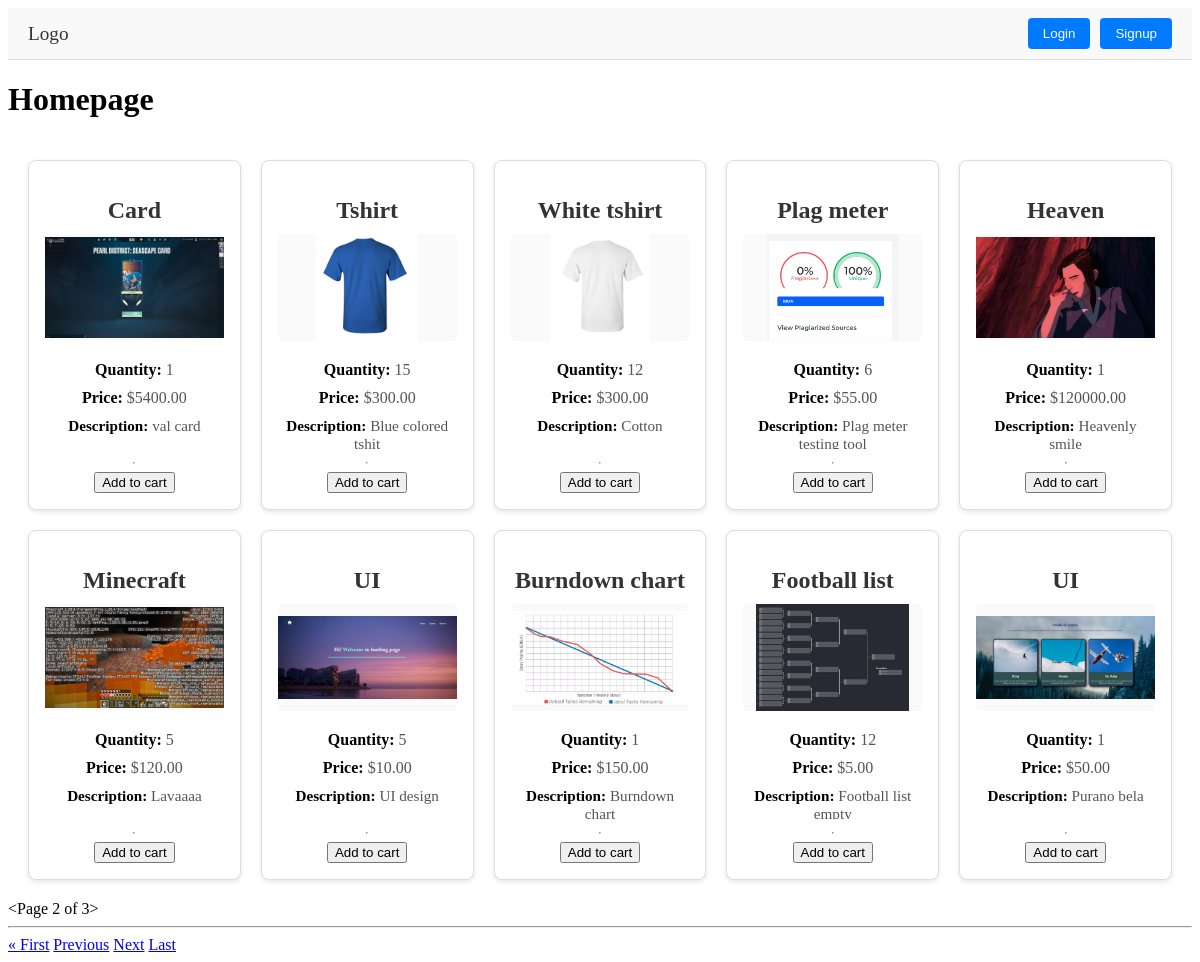
Screenshot of /?page=2 with the database file from the repository.
### base/models.py (models this page shows, shortened)
class ProductList(models.Model):
    name = models.CharField(max_length=20)
    image = models.ImageField(blank=True, null=True, upload_to='images/')
    description = models.CharField(max_length=100)
    quantity = models.IntegerField(null=True)
    price = models.DecimalField(max_digits=10, decimal_places=2)
    created_at = models.DateTimeField(auto_now_add=True)
    updated_at = models.DateTimeField(auto_now=True)

### base/views.py (the view)
# urls.py: path('', views.home, name='home'),
def home(request):
    products = ProductList.objects.all()
    p = Paginator(ProductList.objects.all(), 10)
    current_page_number = request.GET.get('page')
    page_obj = p.get_page(current_page_number) #fetches products for current_page_number so number 11-20 products
    context={'page_obj':page_obj}
    return render(request,'base/home.html', context)

### base/templates/base/home.html
{% extends 'main.html' %}
{% load static %}
{% block content %}
<link rel="stylesheet" type="text/css" href="static/css/home.css">
<h1>Homepage</h1>
{% if page_obj %}
    <div class="product-list">
        {% for x in page_obj %}
            <div class="product-item">
                <h2>{{ x.name }}</h2>
                <div class="product-image">
                    {% if x.image %}
                        <img src="{{ x.image.url }}" alt="{{ x.name }}">
                    {% endif %}
                </div>
                <p><strong>Quantity:</strong> {{ x.quantity }}</p>
                <p><strong>Price:</strong> ${{ x.price }}</p>
                <p class="product-description"><strong>Description:</strong> {{ x.description }}</p>
                <hr>
                <div class="bttns">
                    <a href="{% url 'add_to_cart' x.id %}"><input type="submit" value="Add to cart"></a>
                </div>
            </div>
        {% endfor %}
    </div>
    {{page_obj}}
    <hr>
    {% if page_obj.has_previous %}
        <a href="?page=1">&laquo; First</a>
        <a href="?page={{ page_obj.previous_page_number }}">Previous</a>
    {% endif %}
    {% if page_obj.has_next %}
        <a href="?page={{ page_obj.next_page_number }}">Next</a>
        <a href="?page={{ page_obj.paginator.num_pages  }}">Last</a>
    {% endif %}
{% endif %}
{% endblock %}

### templates/main.html (shortened to what this page needs)
<!DOCTYPE html>
<html lang="en">
<head>
</head>
<body>
    {% include 'nav.html' %}
    {% block content %}
    {% endblock %}
</body>
</html>

### templates/nav.html
<link rel="stylesheet" type="text/css" href="/static/css/nav.css">
<div class="nav">
    <a href="/">Logo</a>
    {% if user.is_authenticated %}
    <div class="btns0">
        <a href="{% url 'view_cart' %}"><input type="submit" value="View cart"></a>
        <a href="{% url 'logout' %}"><input type="submit" value="Logout"></a>
    </div>
    {% else %}
    <div class="btns">
        <a href="{% url 'login' %}"><input type="submit" value="Login"></a>
        <a href="{% url 'signup' %}"><input type="submit" value="Signup"></a>
    </div>
    {% endif %}
</div>

### static/css/nav.css (style rules this page uses)
.nav { display: flex; justify-content: space-between; align-items: center; padding: 10px 20px; background-color: #f9f9f9; border-bottom: 1px solid #ddd; }
.nav a { text-decoration: none; color: #333; font-size: 1.2em; }
.btns, .btns0 { display: flex; gap: 10px; }
.btns input, .btns0 input { padding: 8px 15px; border: none; border-radius: 4px; background-color: #007bff; color: white; cursor: pointer; transition: background-color 0.3s; }

### static/css/home.css (style rules this page uses)
.product-list { display: grid; grid-template-columns: repeat(5, 1fr); gap: 20px; padding: 20px; max-width: 1300px; margin: 0 auto; }
.product-item { border: 1px solid #ddd; border-radius: 8px; padding: 16px; background-color: #fff; box-shadow: 0 2px 5px rgba(0, 0, 0, 0.1); display: flex; flex-direction: column; align-items: center; transition: transform 0.2s, box-shadow 0.2s; height: 350px; box-sizing: border-box; }
.product-item h2 { font-size: 1.5em; margin-bottom: 10px; text-align: center; color: #333; }
.product-image { width: 100%; height: 200px; display: flex; align-items: center; justify-content: center; margin-bottom: 15px; overflow: hidden; background-color: #fafafa; border-radius: 4px; }
.product-image img { max-width: 100%; max-height: 100%; object-fit: contain; }
.product-item p { margin: 5px 0; color: #555; text-align: center; }
.product-item p strong { color: #000; }
.product-description { margin-top: 10px; color: #666; font-size: 0.95em; text-align: center; height: 60px; overflow: hidden; text-overflow: ellipsis; }

### rows the page displays
ProductList: name "Card", image (picture), quantity "1", price "5400.00", description "val card"
ProductList: name "Tshirt", image (picture), quantity "15", price "300.00", description "Blue colored tshit"
ProductList: name "White tshirt", image (picture), quantity "12", price "300.00", description "Cotton"
ProductList: name "Plag meter", image (picture), quantity "6", price "55.00", description "Plag meter testing tool"
ProductList: name "Heaven", image (picture), quantity "1", price "120000.00", description "Heavenly smile"
ProductList: name "Minecraft", image (picture), quantity "5", price "120.00", description "Lavaaaa"
ProductList: name "UI", image (picture), quantity "5", price "10.00", description "UI design"
ProductList: name "Burndown chart", image (picture), quantity "1", price "150.00", description "Burndown chart"
ProductList: name "Football list", image (picture), quantity "12", price "5.00", description "Football list empty"
ProductList: name "UI", image (picture), quantity "1", price "50.00", description "Purano bela"

### other values shown
{{ page_obj }} "<Page 2 of 3>"
